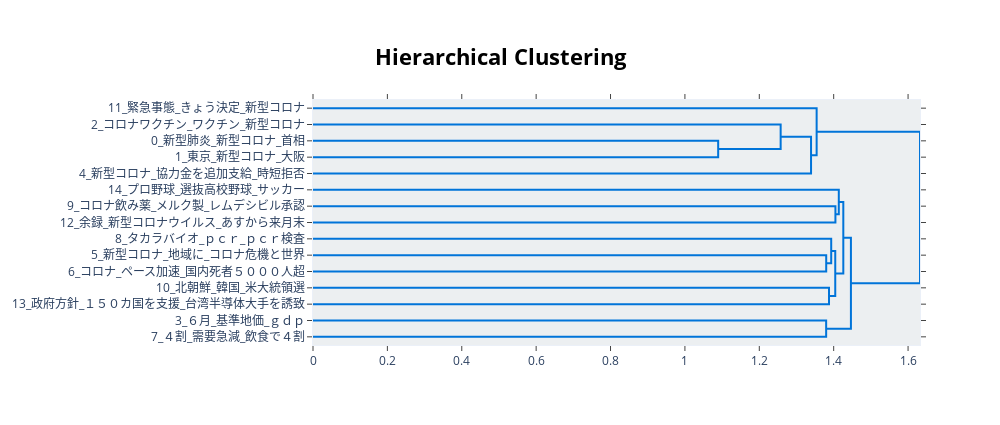

Notebook code cell kept with this figure:
### Code cell
model.model.visualize_hierarchy()

### Figure 1 — Plotly figure (JSON) as saved in the notebook; plotly's stock layout.template omitted (floating-point values rounded to 4 significant figures)
{"data": [{"hoverinfo": "text", "marker": {"color": "rgb(0,116,217)"}, "mode": "lines", "type": "scatter", "x": [0, 1.089, 1.089, 0], "xaxis": "x", "y": [-25, -25, -35, -35], "yaxis": "y"}, {"hoverinfo": "text", "marker": {"color": "rgb(0,116,217)"}, "mode": "lines", "type": "scatter", "x": [0, 1.257, 1.257, 1.089], "xaxis": "x", "y": [-15, -15, -30, -30], "yaxis": "y"}, {"hoverinfo": "text", "marker": {"color": "rgb(0,116,217)"}, "mode": "lines", "type": "scatter", "x": [1.257, 1.339, 1.339, 0], "xaxis": "x", "y": [-22.5, -22.5, -45, -45], "yaxis": "y"}, {"hoverinfo": "text", "marker": {"color": "rgb(0,116,217)"}, "mode": "lines", "type": "scatter", "x": [0, 1.354, 1.354, 1.339], "xaxis": "x", "y": [-5, -5, -33.75, -33.75], "yaxis": "y"}, {"hoverinfo": "text", "marker": {"color": "rgb(0,116,217)"}, "mode": "lines", "type": "scatter", "x": [0, 1.405, 1.405, 0], "xaxis": "x", "y": [-65, -65, -75, -75], "yaxis": "y"}, {"hoverinfo": "text", "marker": {"color": "rgb(0,116,217)"}, "mode": "lines", "type": "scatter", "x": [0, 1.414, 1.414, 1.405], "xaxis": "x", "y": [-55, -55, -70, -70], "yaxis": "y"}, {"hoverinfo": "text", "marker": {"color": "rgb(0,116,217)"}, "mode": "lines", "type": "scatter", "x": [0, 1.38, 1.38, 0], "xaxis": "x", "y": [-95, -95, -105, -105], "yaxis": "y"}, {"hoverinfo": "text", "marker": {"color": "rgb(0,116,217)"}, "mode": "lines", "type": "scatter", "x": [0, 1.393, 1.393, 1.38], "xaxis": "x", "y": [-85, -85, -100, -100], "yaxis": "y"}, {"hoverinfo": "text", "marker": {"color": "rgb(0,116,217)"}, "mode": "lines", "type": "scatter", "x": [0, 1.387, 1.387, 0], "xaxis": "x", "y": [-115, -115, -125, -125], "yaxis": "y"}, {"hoverinfo": "text", "marker": {"color": "rgb(0,116,217)"}, "mode": "lines", "type": "scatter", "x": [1.393, 1.404, 1.404, 1.387], "xaxis": "x", "y": [-92.5, -92.5, -120, -120], "yaxis": "y"}, {"hoverinfo": "text", "marker": {"color": "rgb(0,116,217)"}, "mode": "lines", "type": "scatter", "x": [1.414, 1.426, 1.426, 1.404], "xaxis": "x", "y": [-62.5, -62.5, -106.2, -106.2], "yaxis": "y"}, {"hoverinfo": "text", "marker": {"color": "rgb(0,116,217)"}, "mode": "lines", "type": "scatter", "x": [0, 1.38, 1.38, 0], "xaxis": "x", "y": [-135, -135, -145, -145], "yaxis": "y"}, {"hoverinfo": "text", "marker": {"color": "rgb(0,116,217)"}, "mode": "lines", "type": "scatter", "x": [1.426, 1.446, 1.446, 1.38], "xaxis": "x", "y": [-84.38, -84.38, -140, -140], "yaxis": "y"}, {"hoverinfo": "text", "marker": {"color": "rgb(0,116,217)"}, "mode": "lines", "type": "scatter", "x": [1.354, 1.632, 1.632, 1.446], "xaxis": "x", "y": [-19.38, -19.38, -112.2, -112.2], "yaxis": "y"}], "layout": {"autosize": false, "height": 425, "hoverlabel": {"bgcolor": "white", "font": {"family": "Rockwell", "size": 16}}, "hovermode": "closest", "plot_bgcolor": "#ECEFF1", "showlegend": false, "title": {"font": {"color": "Black", "size": 22}, "text": "<b>Hierarchical Clustering", "x": 0.5, "xanchor": "center", "yanchor": "top"}, "width": 1000, "xaxis": {"mirror": "allticks", "rangemode": "tozero", "showgrid": false, "showline": true, "showticklabels": true, "ticks": "outside", "type": "linear", "zeroline": false}, "yaxis": {"mirror": "allticks", "range": [-150, 0], "rangemode": "tozero", "showgrid": false, "showline": true, "showticklabels": true, "tickmode": "array", "ticks": "outside", "ticktext": ["11_緊急事態_きょう決定_新型コロナ", "2_コロナワクチン_ワクチン_新型コロナ", "0_新型肺炎_新型コロナ_首相", "1_東京_新型コロナ_大阪", "4_新型コロナ_協力金を追加支給_時短拒否", "14_プロ野球_選抜高校野球_サッカー", "9_コロナ飲み薬_メルク製_レムデシビル承認", "12_余録_新型コロナウイルス_あすから来月末", "8_タカラバイオ_ｐｃｒ_ｐｃｒ検査", "5_新型コロナ_地域に_コロナ危機と世界", "6_コロナ_ペース加速_国内死者５０００人超", "10_北朝鮮_韓国_米大統領選", "13_政府方針_１５０カ国を支援_台湾半導体大手を誘致", "3_６月_基準地価_ｇｄｐ", "7_４割_需要急減_飲食で４割"], "tickvals": [-5, -15, -25, -35, -45, -55, -65, -75, -85, -95, -105, -115, -125, -135, -145], "type": "linear", "zeroline": false}}}
